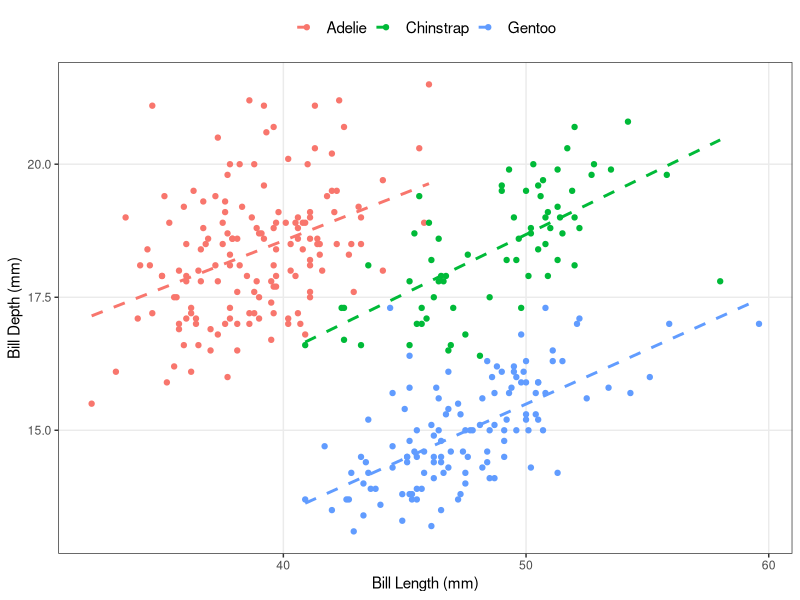
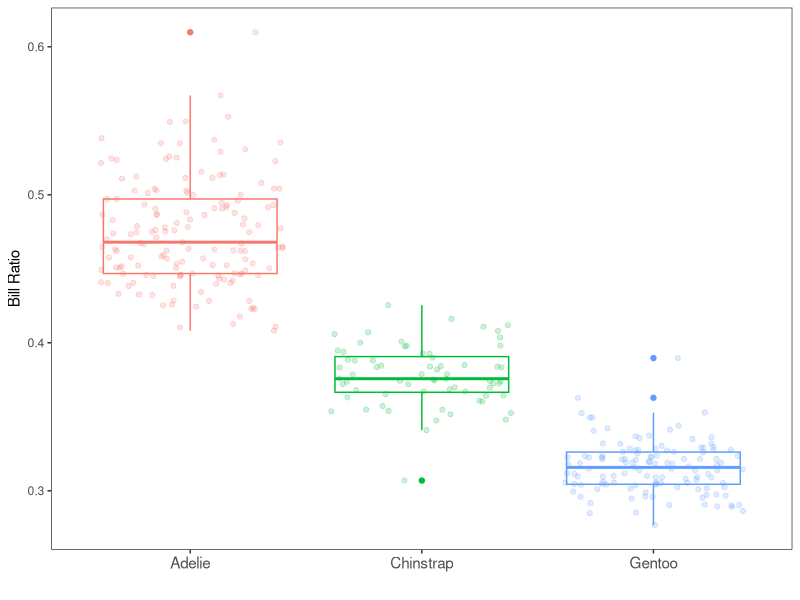
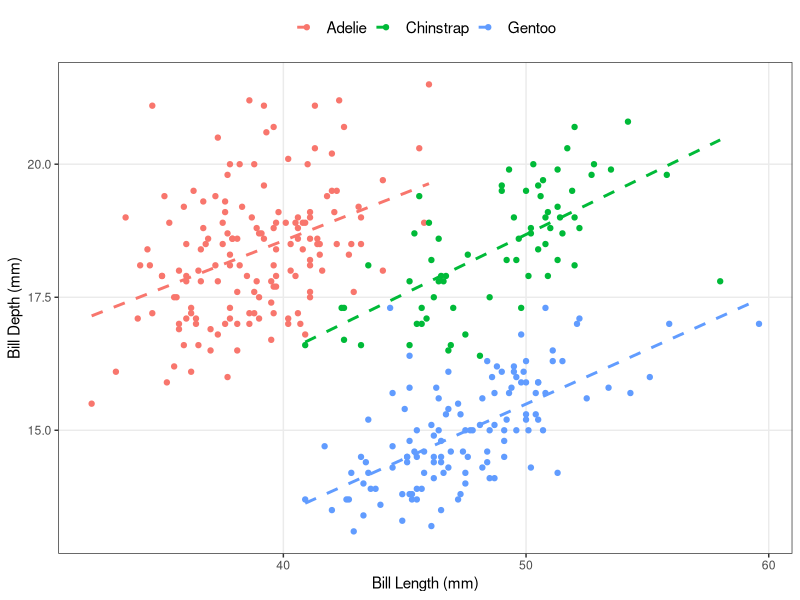

The R script that drew these images, in order: (Note: this script raises an error after producing the figures.)
## Figures

## Date: September 19 2023
## Authors: Lucas Eckert

## Description: Script for producing publication quality scripts. The 2 figures
## we make are (1) showing the relationship between bill length and depth for 
## each species and (2) comparing the bill ratio among species

## loading packages
library(tidyverse)

## loading cleaned data
data<-read.csv("./02_tidydata/penguins-clean.csv", stringsAsFactors = T)
summary(data)

## calculating bill ratio
data <- data %>% mutate(bill_ratio = bill_depth_mm/bill_length_mm)

## Figure 1: bill length-depth relationship
fig1<-ggplot(data, aes(x=bill_length_mm, y=bill_depth_mm, color=species))+
  geom_point()+
  geom_smooth(method = "lm", se = FALSE, 
              linetype="dashed")+
  theme_bw()+
  ylab("Bill Depth (mm)")+
  xlab("Bill Length (mm)")+
  theme(legend.title = element_blank(),
        legend.position = "top",
        legend.text = element_text(size=11),
        panel.grid.minor = element_blank())
fig1

## Figure 2: comparing bill ratios
fig2<-ggplot(data, aes(x=species, y=bill_ratio, color=species))+
  geom_boxplot()+
  geom_jitter(alpha=0.2)+
  theme_bw()+
  ylab("Bill Ratio")+
  xlab("")+
  theme(legend.position = "none",
        axis.text.x = element_text(size=11),
        panel.grid = element_blank())
fig2

## exporting figures as pngs and r objects
ggsave("figure1.png", fig1, path = "./03_figures")
saveRDS(fig1, "./03_figures/figure1.RDS")
ggsave("figure2.png", fig2, path = "./03_figures")
saveRDS(fig2, "./03_figures/figure2.RDS")
